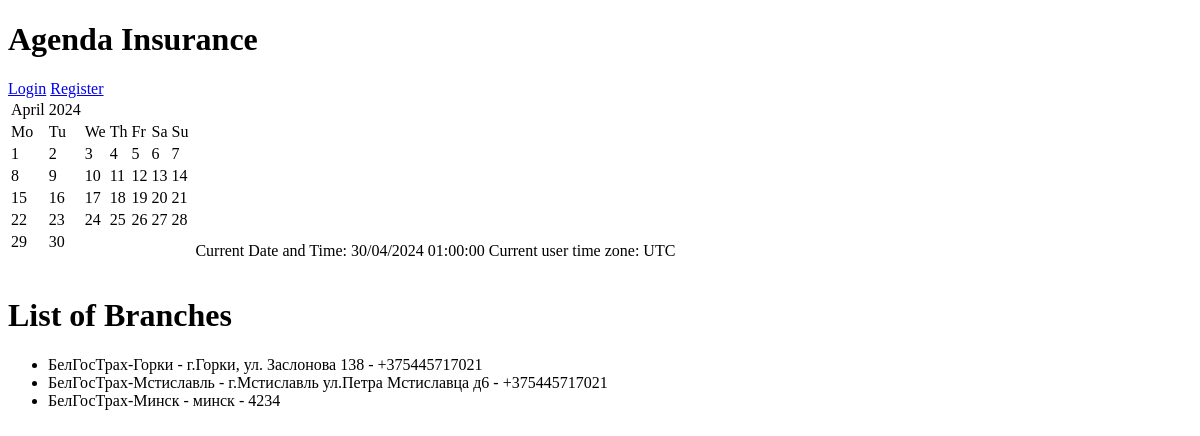
Page /branches/ on the earlier database version.
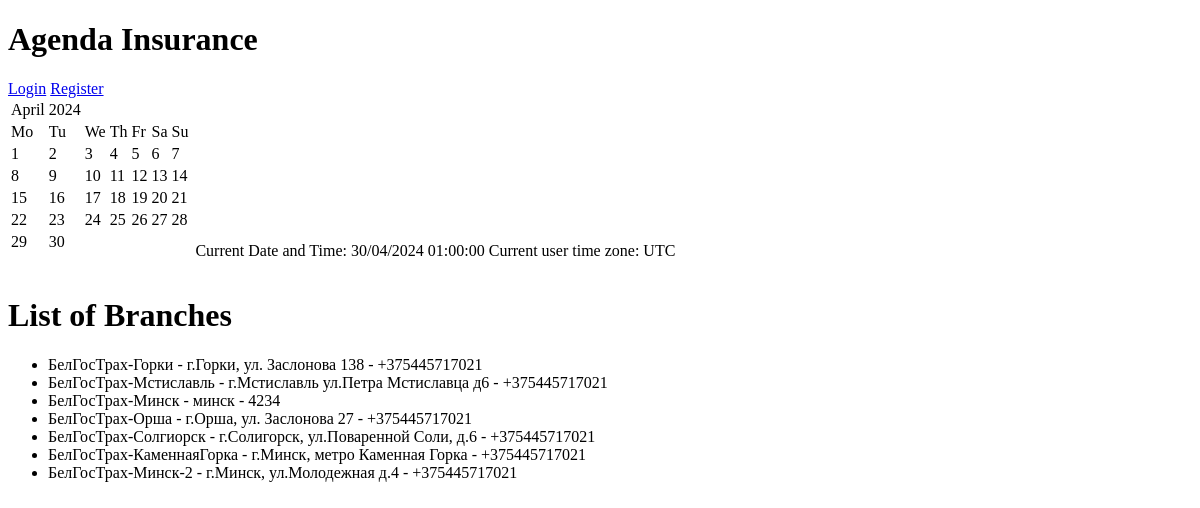
Same page on the later database version.
### insurance_company_app/models/company_branch.py (models this page shows, shortened)
class CompanyBranch(BaseModel):
    name = models.CharField(max_length=100)
    address = models.TextField()
    phone_number = models.CharField(max_length=16)
    class Meta:
        verbose_name = 'Филиал'
        verbose_name_plural = 'Филиалы'

### insurance_company_app/views/company_branches.py (the view)
# urls.py: re_path(r'^branches/$', company_branches.index, name='company_branches'),
def index(request):
    logging.info(InfoMessages.PROCESSING_REQUEST + request.resolver_match.view_name)
    branches = CompanyBranch.objects.all()
    return render(request, "company_branch/index.html", {"branches": branches})

### insurance_company_app/templates/company_branch/index.html
{% extends 'common/layout.html' %}
{% block content %}
    <h1>List of Branches</h1>
    <ul>
        {% for branch in branches %}
            <li>{{ branch.name }} - {{ branch.address }} - {{ branch.phone_number }}</li>
        {% endfor %}
    </ul>
{% endblock %}

Differences in the rows shown:
added CompanyBranch: name "БелГосТрах-Орша", address "г.Орша, ул. Заслонова 27", phone_number "+375445717021"
added CompanyBranch: name "БелГосТрах-Солгиорск", address "г.Солигорск, ул.Поваренной Соли, д.6", phone_number "+375445717021"
added CompanyBranch: name "БелГосТрах-КаменнаяГорка", address "г.Минск, метро Каменная Горка", phone_number "+375445717021"
added CompanyBranch: name "БелГосТрах-Минск-2", address "г.Минск, ул.Молодежная д.4", phone_number "+375445717021"
